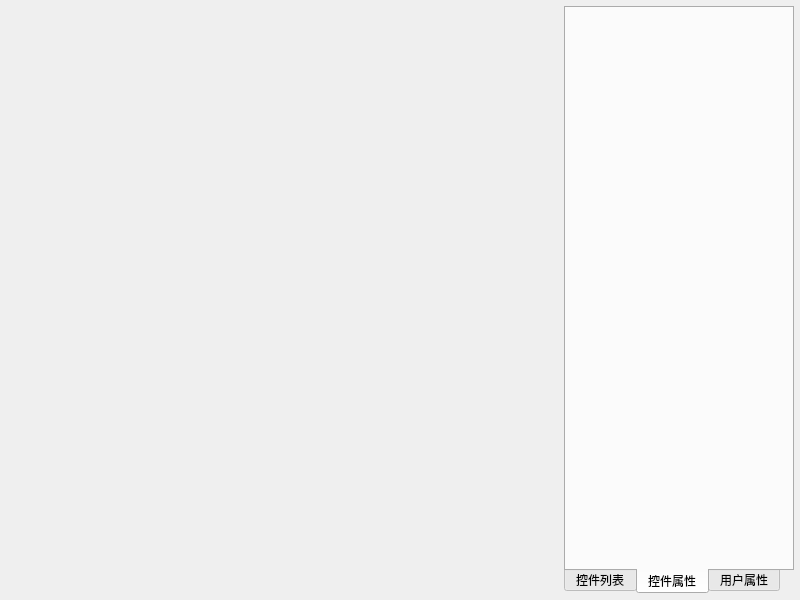
<?xml version="1.0" encoding="UTF-8"?>
<ui version="4.0">
 <class>frmConfigScada</class>
 <widget class="QWidget" name="frmConfigScada">
  <property name="geometry">
   <rect>
    <x>0</x>
    <y>0</y>
    <width>800</width>
    <height>600</height>
   </rect>
  </property>
  <property name="windowTitle">
   <string>Form</string>
  </property>
  <layout class="QHBoxLayout" name="horizontalLayout">
   <property name="leftMargin">
    <number>6</number>
   </property>
   <property name="topMargin">
    <number>6</number>
   </property>
   <property name="rightMargin">
    <number>6</number>
   </property>
   <property name="bottomMargin">
    <number>6</number>
   </property>
   <item>
    <widget class="QLabel" name="centralwidget">
     <property name="sizePolicy">
      <sizepolicy hsizetype="Expanding" vsizetype="Preferred">
       <horstretch>0</horstretch>
       <verstretch>0</verstretch>
      </sizepolicy>
     </property>
     <property name="text">
      <string/>
     </property>
     <property name="alignment">
      <set>Qt::AlignCenter</set>
     </property>
    </widget>
   </item>
   <item>
    <widget class="QTabWidget" name="tabWidget">
     <property name="maximumSize">
      <size>
       <width>230</width>
       <height>16777215</height>
      </size>
     </property>
     <property name="tabPosition">
      <enum>QTabWidget::South</enum>
     </property>
     <property name="currentIndex">
      <number>1</number>
     </property>
     <property name="usesScrollButtons">
      <bool>false</bool>
     </property>
     <widget class="QWidget" name="tab1">
      <attribute name="title">
       <string>控件列表</string>
      </attribute>
      <layout class="QVBoxLayout" name="verticalLayout">
       <property name="spacing">
        <number>0</number>
       </property>
       <property name="leftMargin">
        <number>0</number>
       </property>
       <property name="topMargin">
        <number>2</number>
       </property>
       <property name="rightMargin">
        <number>2</number>
       </property>
       <property name="bottomMargin">
        <number>3</number>
       </property>
       <item>
        <widget class="QListWidget" name="listWidget">
         <property name="horizontalScrollBarPolicy">
          <enum>Qt::ScrollBarAlwaysOff</enum>
         </property>
        </widget>
       </item>
      </layout>
     </widget>
     <widget class="QWidget" name="tab2">
      <attribute name="title">
       <string>控件属性</string>
      </attribute>
      <layout class="QVBoxLayout" name="verticalLayout_2">
       <property name="spacing">
        <number>0</number>
       </property>
       <property name="leftMargin">
        <number>0</number>
       </property>
       <property name="topMargin">
        <number>2</number>
       </property>
       <property name="rightMargin">
        <number>2</number>
       </property>
       <property name="bottomMargin">
        <number>3</number>
       </property>
      </layout>
     </widget>
     <widget class="QWidget" name="tab3">
      <attribute name="title">
       <string>用户属性</string>
      </attribute>
      <layout class="QVBoxLayout" name="verticalLayout_4">
       <property name="spacing">
        <number>2</number>
       </property>
       <property name="leftMargin">
        <number>0</number>
       </property>
       <property name="topMargin">
        <number>2</number>
       </property>
       <property name="rightMargin">
        <number>2</number>
       </property>
       <property name="bottomMargin">
        <number>3</number>
       </property>
       <item>
        <widget class="QTableWidget" name="tableWidget"/>
       </item>
       <item>
        <widget class="QFrame" name="frameXml">
         <property name="frameShape">
          <enum>QFrame::Box</enum>
         </property>
         <property name="frameShadow">
          <enum>QFrame::Sunken</enum>
         </property>
         <layout class="QGridLayout" name="gridLayout">
          <property name="leftMargin">
           <number>6</number>
          </property>
          <property name="topMargin">
           <number>6</number>
          </property>
          <property name="rightMargin">
           <number>6</number>
          </property>
          <property name="bottomMargin">
           <number>6</number>
          </property>
          <item row="0" column="0">
           <widget class="QPushButton" name="btnInput">
            <property name="text">
             <string>导入</string>
            </property>
            <property name="icon">
             <iconset resource="../../other/main.qrc">
              <normaloff>:/image/btn_get.png</normaloff>:/image/btn_get.png</iconset>
            </property>
           </widget>
          </item>
          <item row="0" column="1">
           <widget class="QPushButton" name="btnOutput">
            <property name="text">
             <string>导出</string>
            </property>
            <property name="icon">
             <iconset resource="../../other/main.qrc">
              <normaloff>:/image/btn_set.png</normaloff>:/image/btn_set.png</iconset>
            </property>
           </widget>
          </item>
          <item row="1" column="0">
           <widget class="QPushButton" name="btnAdd">
            <property name="text">
             <string>添加</string>
            </property>
            <property name="icon">
             <iconset resource="../../other/main.qrc">
              <normaloff>:/image/btn_add.png</normaloff>:/image/btn_add.png</iconset>
            </property>
           </widget>
          </item>
          <item row="1" column="1">
           <widget class="QPushButton" name="btnDelete">
            <property name="text">
             <string>删除</string>
            </property>
            <property name="icon">
             <iconset resource="../../other/main.qrc">
              <normaloff>:/image/btn_close.png</normaloff>:/image/btn_close.png</iconset>
            </property>
           </widget>
          </item>
          <item row="2" column="0">
           <widget class="QPushButton" name="btnClear">
            <property name="text">
             <string>清空</string>
            </property>
            <property name="icon">
             <iconset resource="../../other/main.qrc">
              <normaloff>:/image/btn_delete.png</normaloff>:/image/btn_delete.png</iconset>
            </property>
           </widget>
          </item>
          <item row="2" column="1">
           <widget class="QPushButton" name="btnSave">
            <property name="text">
             <string>保存</string>
            </property>
            <property name="icon">
             <iconset resource="../../other/main.qrc">
              <normaloff>:/image/btn_save.png</normaloff>:/image/btn_save.png</iconset>
            </property>
           </widget>
          </item>
         </layout>
        </widget>
       </item>
      </layout>
     </widget>
    </widget>
   </item>
  </layout>
 </widget>
 <resources>
  <include location="../../other/main.qrc"/>
 </resources>
 <connections/>
</ui>
